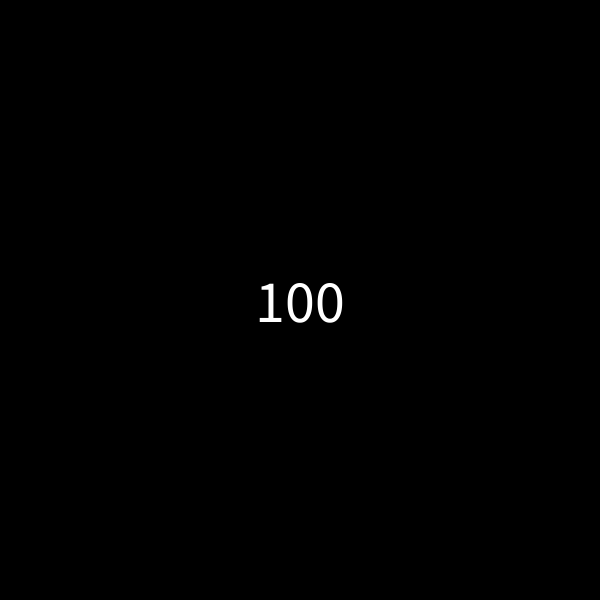
Frame 1 (no input)
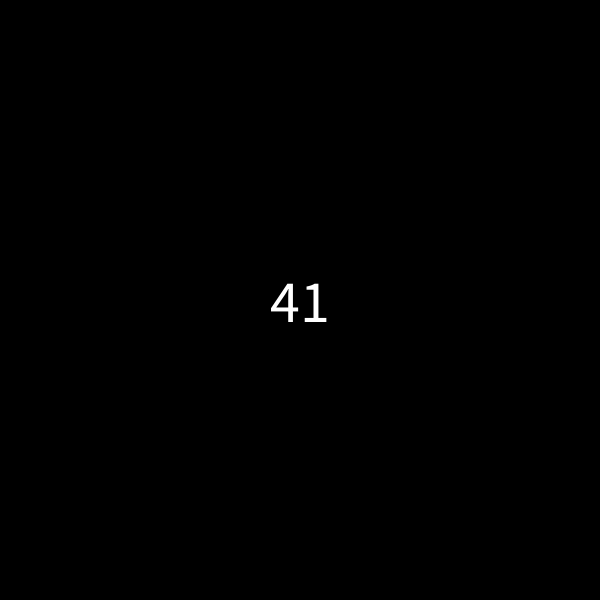
Frame 60 (the mouse pressed at the canvas centre just before this capture)
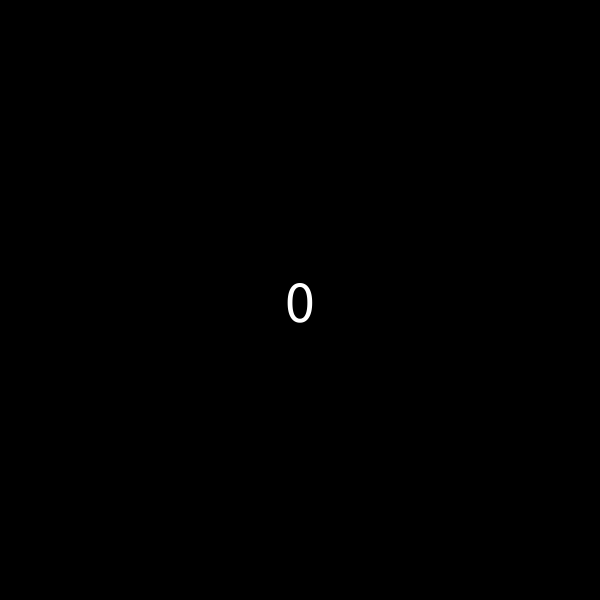
Frame 120 (the mouse held since frame 60 and released just before this capture)

The Processing sketch that drew these frames (run headless with seeded random() and noise(); from frame 60 on, the mouse is pressed at the canvas centre):

// Processing sketch: q5_answer
// ── q5_answer.pde
int counter = 100;

void setup() {
  size(600, 600);
  textSize(60);
  textAlign(CENTER, CENTER);
}

void draw() {
  background(0);

  text(counter, width/2, height/2);

  // only subtract if counter is 1 or more
  if(counter >=1) {
    counter--;  // decrement counter
  }
}
